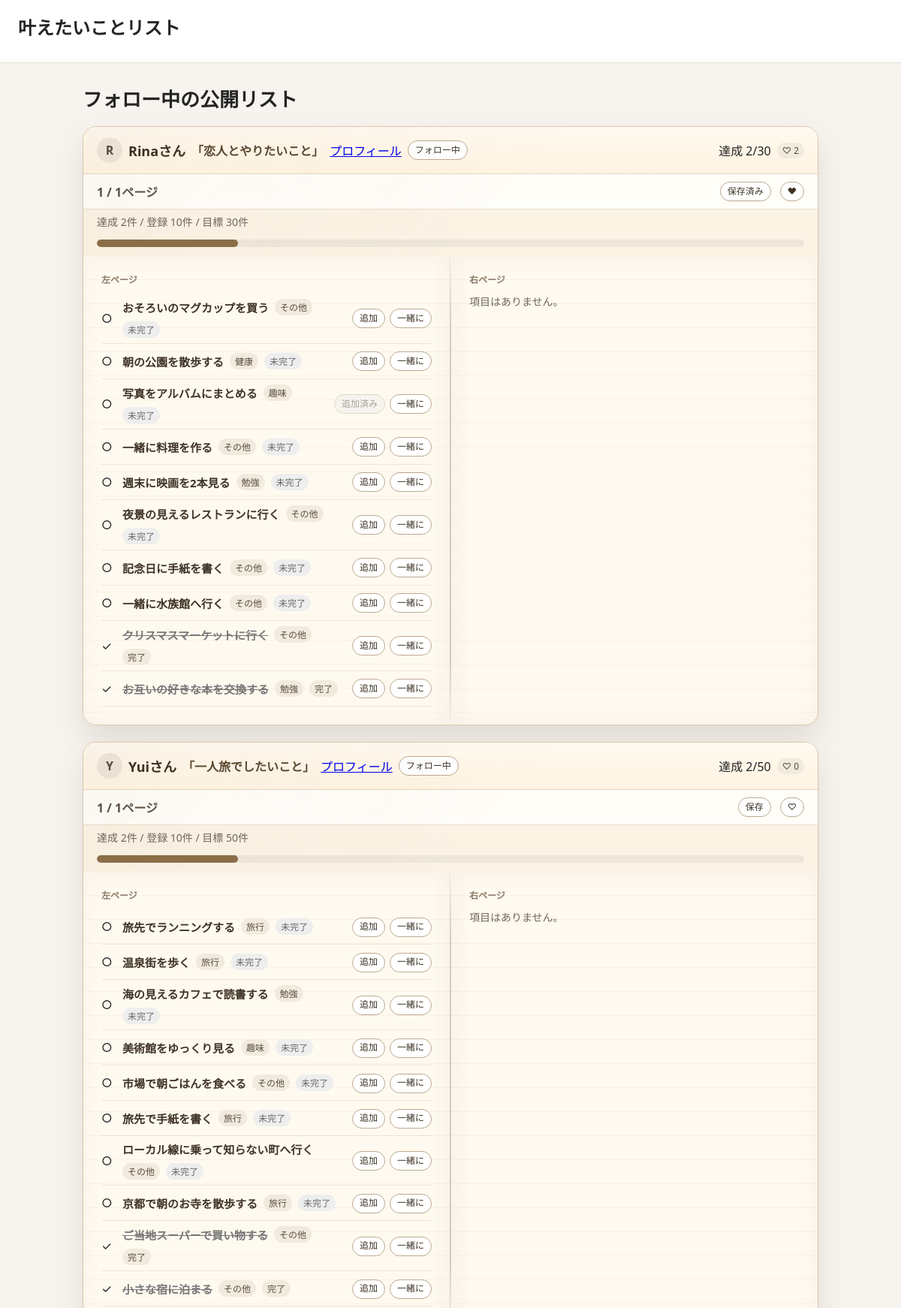
The page /following/ (signed in, upper part) on the database its author committed.
### goals/models.py (models this page shows, shortened)
class YearPlan(models.Model):
    TARGET_CHOICES = GoalSetting.TARGET_CHOICES
    user = models.ForeignKey(
        settings.AUTH_USER_MODEL,
        verbose_name="ユーザー",
        on_delete=models.CASCADE,
        related_name="year_plans",
    )
    year = models.PositiveIntegerField("Year")
    list_title = models.CharField("リスト名", max_length=120, blank=True)
    target_count = models.PositiveIntegerField("Target count", choices=TARGET_CHOICES, default=100)
    is_public = models.BooleanField("この年のリストを公開する", default=False)
    updated_at = models.DateTimeField(auto_now=True)
    class Meta:
        ordering = ["-year"]

class Profile(models.Model):
    user = models.OneToOneField(settings.AUTH_USER_MODEL, on_delete=models.CASCADE)
    display_name = models.CharField("表示名", max_length=80, blank=True)
    bio = models.TextField("自己紹介", blank=True)
    icon = models.ImageField("プロフィールアイコン", upload_to="profile_icons/", blank=True, null=True)

class YearlyGoal(models.Model):
    CATEGORY_CHOICES = [
        ("travel", "旅行"),
        ("beauty", "美容"),
        ("study", "勉強"),
        ("work", "仕事"),
        ("hobby", "趣味"),
        ("health", "健康"),
        ("money", "お金"),
        ("other", "その他"),
    ]
    user = models.ForeignKey(
        settings.AUTH_USER_MODEL,
        verbose_name="ユーザー",
        on_delete=models.CASCADE,
        blank=True,
        null=True,
        related_name="yearly_goals",
    )
    year_plan = models.ForeignKey(
        YearPlan,
        verbose_name="マイリスト",
        on_delete=models.CASCADE,
        blank=True,
        null=True,
        related_name="goals",
    )
    title = models.CharField("やりたいこと", max_length=200)
    description = models.TextField("メモ", blank=True)
    category = models.CharField("カテゴリ", max_length=20, choices=CATEGORY_CHOICES, default="other")
    planned_date = models.DateField("予定日", blank=True, null=True)
    completed_date = models.DateField("完了日", blank=True, null=True)
    is_done = models.BooleanField("達成済み", default=False)
    is_public = models.BooleanField("公開する", default=False)
    item_is_public = models.BooleanField("この項目を公開する", default=True)
    created_at = models.DateTimeField(auto_now_add=True)
    updated_at = models.DateTimeField(auto_now=True)
    class Meta:
        ordering = ["is_done", "-created_at"]

### goals/views.py (the view)
# urls.py: path("following/", views.following_list_page, name="following_list_page"),
def following_list_page(request):
    if not request.user.is_authenticated:
        return redirect("login")
    following_ids = Follow.objects.filter(follower=request.user).values_list("following_id", flat=True)
    public_plans = YearPlan.objects.filter(
        user_id__in=following_ids,
        is_public=True,
    ).select_related("user", "user__profile").annotate(
        public_goal_count=Count("goals", filter=Q(goals__item_is_public=True)),
    ).filter(public_goal_count__gt=0).order_by("-updated_at", "-pk")
    paginator = Paginator(public_plans, 5)
    page_obj = paginator.get_page(request.GET.get("page"))
    grouped_goals = build_public_list_groups(page_obj.object_list, request.user, request=request)
    return render(request, "goals/following_list.html", {
        "goal_groups": grouped_goals,
        "page_obj": page_obj,
        "page_heading": "フォロー中の公開リスト",
    })

### goals/views.py (called while the page is built)
def progress_percent(done_count, total_count):
    if total_count <= 0:
        return 0
    return min(round(done_count / total_count * 100), 100)

### goals/templates/goals/following_list.html (shortened to what this page needs)
{% extends "goals/saved_list.html" %}
{% block content %}
{{ block.super }}
{% endblock %}

### goals/templates/goals/partials/public_list_card.html (shortened to what this page needs)
<article class="notebook-card book">
    <header class="notebook-header">
        <div class="notebook-title">
            <span class="avatar">
                {% if group.user.profile.icon %}
                    <img src="{{ group.user.profile.icon.url }}" alt="">
                {% else %}
                    {{ group.display_name|slice:":1" }}
                {% endif %}
            </span>
            <h3>{{ group.display_name }}さん</h3>
            <span class="list-name">「{{ group.list_title }}」</span>
            {% if group.user and not hide_profile_link %}
                <a class="profile-link" href="{% url 'goals:profile_detail' group.user.username %}">プロフィール</a>
            {% endif %}
            {% if group.can_react %}
                <form method="post" action="{% url 'goals:toggle_follow' group.user.username %}">
                    <button class="button small-button pill-button" type="submit">
                        {% if group.is_following %}フォロー中{% else %}フォロー{% endif %}
                    </button>
                </form>
            {% elif not user.is_authenticated and group.user %}
                <form method="post" action="{% url 'goals:toggle_follow' group.user.username %}">
                    {% csrf_token %}
                <button class="button small-button pill-button" type="submit">フォロー</button>
                </form>
            {% endif %}
        </div>
        <div class="notebook-progress">
            達成 {{ group.done_count }}/{{ group.target_count }}
            <span class="status-pill">♡ {{ group.like_count }}</span>
        </div>
    </header>
    <div class="public-list-actions">
        <div class="page-control">
            <span>{{ group.list_current_page }} / {{ group.list_total_pages }}ページ</span>
        </div>
        {% if group.can_react %}
            <form method="post" action="{% url 'goals:toggle_saved_list' group.plan.pk %}">
                <button class="button small-button pill-button" type="submit">
                    {% if group.is_saved %}保存済み{% else %}保存{% endif %}
                </button>
            </form>
            <form method="post" action="{% url 'goals:toggle_like_list' group.plan.pk %}">
                <button class="button small-button pill-button" type="submit">
                    {% if group.is_liked %}♥{% else %}♡{% endif %}
                </button>
            </form>
        {% endif %}
    </div>
    <div style="padding: 0 18px 12px;">
        <p class="meta">達成 {{ group.done_count }}件 / 登録 {{ group.total_count }}件 / 目標 {{ group.target_count }}件</p>
        <div class="progress-track">
            <div class="progress-bar" style="width: {{ group.progress_percent }}%;"></div>
        </div>
    </div>
    <div class="spread book-spread">
        <div class="page book-page">
            <p class="page-label">左ページ</p>
            {% for goal in group.left_goals %}
                {% include "goals/partials/public_list_goal_row.html" with goal=goal group=group %}
            {% empty %}
                <p class="meta">項目はありません。</p>
            {% endfor %}
        </div>
        <div class="page book-page">
            <p class="page-label">右ページ</p>
            {% for goal in group.right_goals %}
                {% include "goals/partials/public_list_goal_row.html" with goal=goal group=group %}
            {% empty %}
                <p class="meta">項目はありません。</p>
            {% endfor %}
        </div>
    </div>
</article>

### goals/templates/goals/partials/public_list_goal_row.html (shortened to what this page needs)
<div class="public-goal-row note-line {% if goal.is_done %}done{% endif %}">
    <span class="goal-mark">{% if goal.is_done %}✓{% else %}○{% endif %}</span>
    <div class="public-goal-main">
        <span class="public-goal-title">{{ goal.title }}</span>
        <span class="status-pill">{{ goal.get_category_display }}</span>
        <span class="status-pill {% if not goal.is_done %}private{% endif %}">
            {% if goal.is_done %}完了{% else %}未完了{% endif %}
        </span>
    </div>
    {% if not hide_item_actions and group.can_react or not hide_item_actions and not user.is_authenticated %}
        <div class="public-goal-actions">
            <form class="want-form" method="post" action="{% url 'goals:add_public_goal_to_idea' goal.pk %}">
                <button
                    class="button small-button pill-button want-button {% if goal.is_wanted_by_current_user %}disabled-button{% endif %}"
                    type="submit"
                    {% if goal.is_wanted_by_current_user %}disabled{% endif %}
                >
                    {% if goal.is_wanted_by_current_user %}追加済み{% else %}追加{% endif %}
                </button>
            </form>
            <form class="want-form" method="post" action="{% url 'goals:request_together' goal.pk %}">
                <button
                    class="button small-button pill-button together-button {% if goal.together_status_for_current_user %}disabled-button{% endif %}"
                    type="submit"
                >
                    {% if goal.together_status_for_current_user == "accepted" %}
                        予定
                    {% elif goal.together_status_for_current_user %}
                        申請済み
                    {% else %}
                        一緒に
                    {% endif %}
                </button>
            </form>
        </div>
    {% endif %}
</div>

### goals/templates/goals/saved_list.html (style rules this page uses)
.notebook-card { border: 1px solid #dfd2c0; border-radius: 8px; background: #fffdf8; box-shadow: 0 8px 18px rgba(77, 61, 42, 0.08); overflow: hidden; }
.notebook-header, .public-list-actions { display: flex; align-items: center; justify-content: space-between; gap: 12px; padding: 14px 18px; border-bottom: 1px solid #eadfce; background: #fff8ec; }
.public-list-actions { justify-content: flex-start; padding: 10px 18px; background: #fffdf8; }
.page-control { display: flex; flex-wrap: wrap; gap: 8px; align-items: center; margin-right: auto; color: #5e5143; font-weight: 700; }
.notebook-title, .notebook-progress, .public-goal-main { display: flex; flex-wrap: wrap; align-items: center; gap: 8px; }
.notebook-title h3 { margin: 0; font-size: 18px; }
.list-name { font-weight: 700; }
.spread { display: grid; grid-template-columns: minmax(0, 1fr) minmax(0, 1fr); background: linear-gradient(90deg, transparent calc(50% - 1px), #eadfce calc(50% - 1px), #eadfce calc(50% + 1px), transparent calc(50% + 1px)); }
.page { min-height: 170px; padding: 16px 18px 18px; }
.page-label { margin: 0 0 10px; color: #8a7a67; font-size: 12px; font-weight: 700; }
.public-goal-row { display: grid; grid-template-columns: 20px minmax(0, 1fr) max-content; gap: 8px; align-items: center; padding: 7px 0; border-bottom: 1px solid #f0e8dc; }
.public-goal-title { font-weight: 600; }
.public-goal-row.done .public-goal-title { color: #777; text-decoration: line-through; }
.public-list-actions form, .want-form { margin: 0; }

### rows shown on the page
YearPlan: display_name "R", display_name "Rina", list_title "恋人とやりたいこと", done_count "2", target_count "30", like_count "2", list_current_page "1", list_total_pages "1", shows "保存済み", total_count "10", {{ group.progress_percent }} 20 (drawn)
YearlyGoal: title "おそろいのマグカップを買う", category "その他", is_done "未完了", shows "追加", shows "一緒に"
YearlyGoal: title "朝の公園を散歩する", category "健康", is_done "未完了", shows "追加", shows "一緒に"
YearlyGoal: title "写真をアルバムにまとめる", category "趣味", is_done "未完了", shows "追加済み", shows "一緒に"
YearlyGoal: title "一緒に料理を作る", category "その他", is_done "未完了", shows "追加"
YearlyGoal: title "週末に映画を2本見る", category "勉強", is_done "未完了", shows "追加", shows "一緒に"
YearlyGoal: title "夜景の見えるレストランに行く", category "その他", is_done "未完了", shows "追加", shows "一緒に"
YearlyGoal: title "記念日に手紙を書く", category "その他", is_done "未完了", shows "追加", shows "一緒に"
YearlyGoal: title "一緒に水族館へ行く", category "その他", is_done "未完了", shows "追加"
YearlyGoal: title "クリスマスマーケットに行く", category "その他", is_done "完了", shows "追加", shows "一緒に"
YearlyGoal: title "お互いの好きな本を交換する", category "勉強", is_done "完了", shows "追加", shows "一緒に"
Profile: display_name "Y", display_name "Yui"
YearPlan: list_title "一人旅でしたいこと"
YearlyGoal: title "旅先でランニングする", category "旅行", is_done "未完了", shows "追加", shows "一緒に"
YearlyGoal: title "温泉街を歩く", category "旅行", is_done "未完了", shows "追加", shows "一緒に"
YearlyGoal: title "海の見えるカフェで読書する", category "勉強", is_done "未完了", shows "追加", shows "一緒に"
YearlyGoal: title "美術館をゆっくり見る", category "趣味", is_done "未完了", shows "追加", shows "一緒に"
YearlyGoal: title "市場で朝ごはんを食べる", category "その他", is_done "未完了", shows "追加", shows "一緒に"
YearlyGoal: title "旅先で手紙を書く", category "旅行", is_done "未完了", shows "追加", shows "一緒に"
YearlyGoal: title "ローカル線に乗って知らない町へ行く", category "その他", is_done "未完了", shows "追加", shows "一緒に"
YearlyGoal: title "京都で朝のお寺を散歩する", category "旅行", is_done "未完了", shows "追加", shows "一緒に"
YearlyGoal: title "ご当地スーパーで買い物する", category "その他", is_done "完了", shows "追加", shows "一緒に"
YearlyGoal: title "小さな宿に泊まる", category "その他", is_done "完了", shows "追加", shows "一緒に"

### other values the page prints
{{ page_heading|default:"保存したリスト" }} "フォロー中の公開リスト"
{{ group.done_count }} "2"
{{ group.target_count }} "50"
{{ group.like_count }} "0"
{{ group.list_current_page }} "1"
{{ group.list_total_pages }} "1"
{{ group.total_count }} "10"
